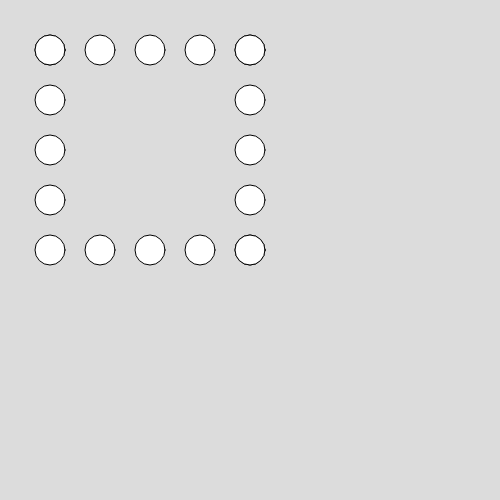
Frame 1 (no input)
Frame 60 (no input): identical to frame 1, image omitted
Frame 120 (the mouse pressed at the canvas centre since frame 60): identical to frame 1, image omitted

The p5.js sketch that drew this single still picture (run headless with seeded random() and noise() and a simulated clock; from frame 60 on, the mouse is pressed at the canvas centre):

// p5.js sketch
// ── sketch.js
function setup() {
  createCanvas(500, 500);
}

function draw() {
  background(220)
  for (let i = 1; i < 6; i++){
    circle(50*i,50,30)
  }
  for (let i = 50; i < 250; i+=50){
    circle(50,i,30)
  }
  for (let i = 1; i < 6; i++){
    circle(50*i,250,30)
  }
  for (let i = 50; i < 300; i+=50){
    circle(250,i,30)
  }
}
